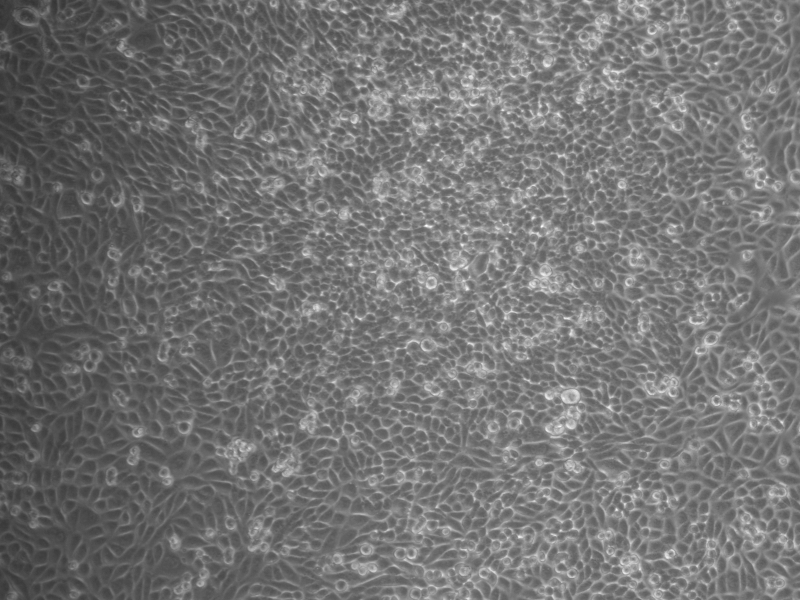
%> input picture Medical Imaging/Project/Overconfluent.tif, 800 x 600 px
$ octave 'MIMS Project RevB.m'   (GNU Octave 9; MATLAB toolbox functions it lacks are replaced by stand-ins)
%> lines starting %> are read from the running program, lines starting %| are printed output that depends on the picture; in (x1, y1, x2, y2) boxes, pixels count from 0 and x2, y2 are one past the last pixel; in counts of white or black regions, pixels touching at a corner belong together; the program's own positions count from 1
%% BME 4783 - Medical Imaging Modalities
%
%  Daniel Amante, Jarel Cohen, Robert MacGregor, Ashutosh Priyadarshy
%  University of Virginia
%  Spring 2011
%cell 1 = 148 cells
%cell 2 = 200-225 cells
%cell 3 = 103ish
clear all
close all
tic

%%% File loading
% Load an Image into a matrix I.
sample = imread('overconfluent.tif');
%> sample is the input picture: size 600x800 uint8; min 50, max 255, mean 114.6
originalSample = sample;


% originalSample = rgb2gray(sample);
% %Convert the Image to grayscale.
% sample = rgb2gray(sample);
h_sample = sample;
l_sample = sample;

%%% Conditioning parameters.
% Pixel Neighborhood Size for median filter.
nhood = [4 4];    % Note: change each iteration?
hhood = [16 2];
lhood = [2 16];
avg = 67;
stddev= 31;
circum = avg - stddev/4;
% No. times we will median and adaptive histogram filter succesively.
filterCycles = 4;
% Binary thresholding of the grayscale image.
gray2bin = 190;


% Perform the double filtration filterCycles times.
for cycle = 1:filterCycles
    disp(cycle)
    % Apply Median Filtration pixel-wise in a n'hood of dim nhood.
    medFiltLast = medfilt2(sample, nhood);
    h_medFiltLast = medfilt2(sample, hhood);
    l_medFiltLast = medfilt2(sample, lhood);
    % Apply Adaptive Histogram Equalization.
    adaptHistEqLast = adapthisteq(medFiltLast);
    h_adaptHistEqLast = adapthisteq(h_medFiltLast);
    l_adaptHistEqLast = adapthisteq(l_medFiltLast);
    % Set the twice filtered image to be equal to the sample.
    sample = adaptHistEqLast;
    h_sample = h_adaptHistEqLast;
    l_sample = l_adaptHistEqLast;

end
%> this loop made 4 passes
%> pass 1, `adaptHistEqLast = adapthisteq(medFiltLast);`:
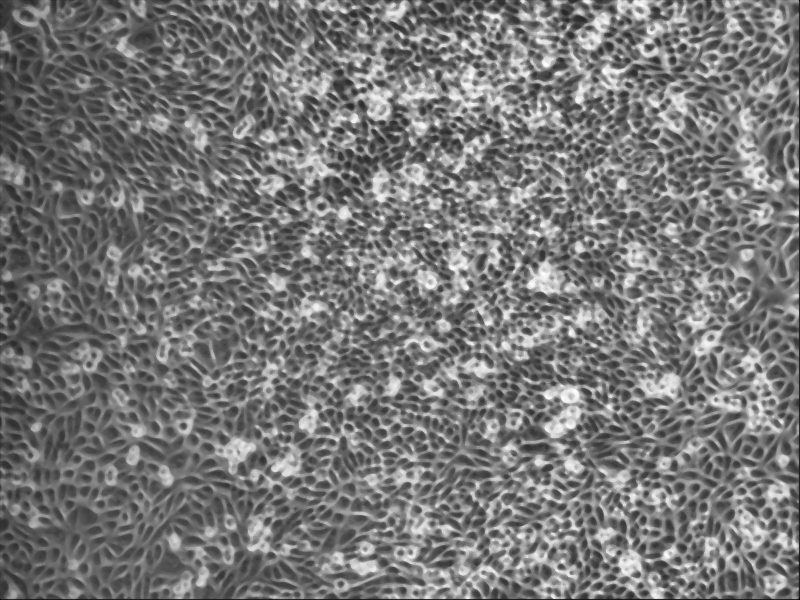
%> adaptHistEqLast: size 600x800 uint8; min 0, max 255, mean 119.5

% Create a black and white image from the grayscale image.
binSample = sample > gray2bin;
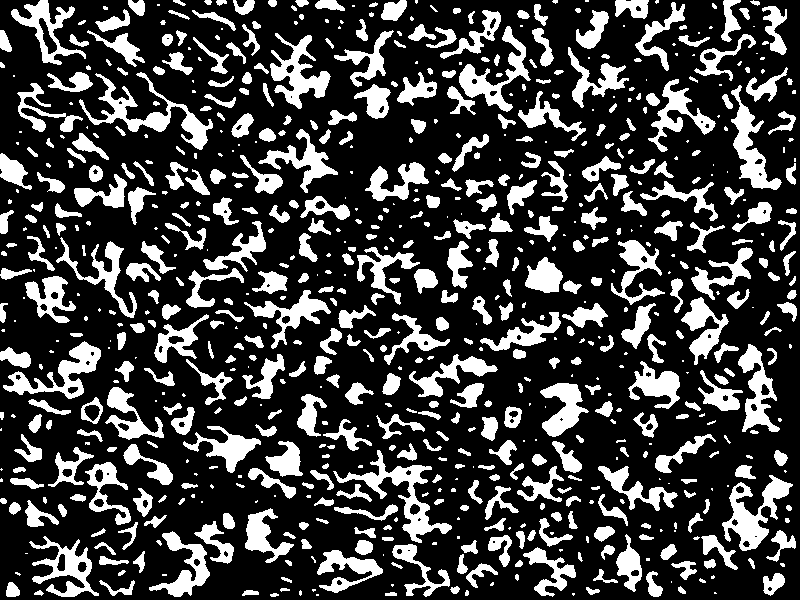
%> binSample: size 600x800 logical; 25.5% white; 746 white regions (246 under 20 px), largest, box (x1, y1, x2, y2) and area: (79, 72, 213, 150) 2275, (333, 450, 452, 543) 2194, (722, 475, 793, 551) 2039
h_binSample = h_sample > gray2bin;
%> h_binSample: size 600x800 logical; 25.4% white; 520 white regions (112 under 20 px), largest, box (x1, y1, x2, y2) and area: (257, 124, 331, 263) 3014, (685, 269, 740, 412) 2980, (384, 443, 430, 564) 2199
l_binSample = l_sample > gray2bin;
%> l_binSample: size 600x800 logical; 25.6% white; 482 white regions (90 under 20 px), largest, box (x1, y1, x2, y2) and area: (426, 11, 529, 114) 3524, (725, 75, 796, 189) 2551, (148, 513, 235, 597) 2412

% Median Filter the BinSample to remove speckling.
binSampleFiltered = medfilt2(binSample, nhood);
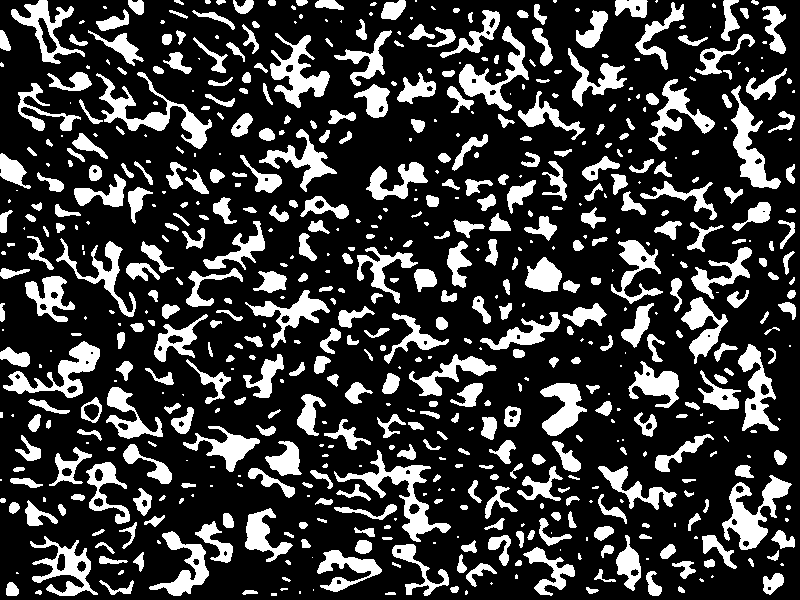
%> binSampleFiltered: size 600x800 logical; 23.5% white; 634 white regions (193 under 20 px), largest, box (x1, y1, x2, y2) and area: (334, 450, 451, 542) 2106, (96, 72, 212, 149) 2068, (722, 475, 792, 550) 1992
h_binSampleFiltered = medfilt2(h_binSample, hhood);
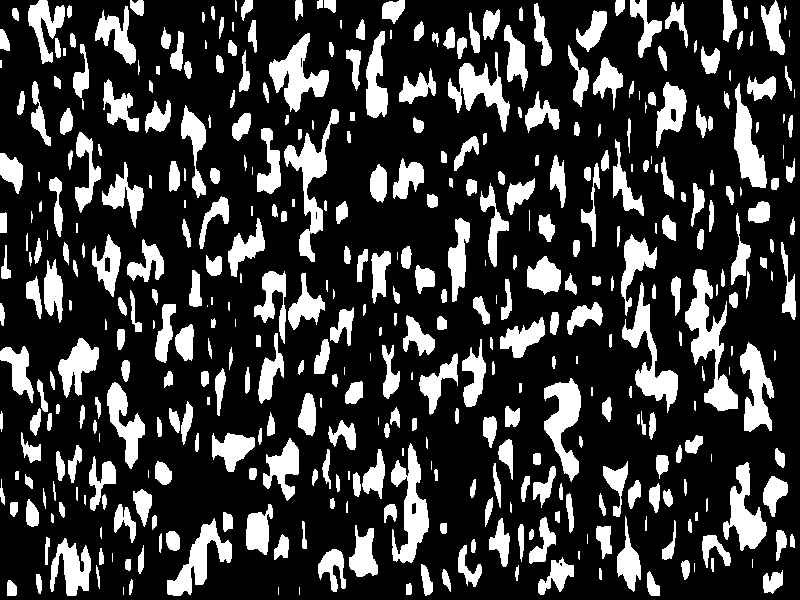
%> h_binSampleFiltered: size 600x800 logical; 23.3% white; 435 white regions (58 under 20 px), largest, box (x1, y1, x2, y2) and area: (685, 269, 738, 411) 2719, (284, 109, 339, 262) 2169, (391, 443, 429, 563) 2115
l_binSampleFiltered = medfilt2(l_binSample, lhood);
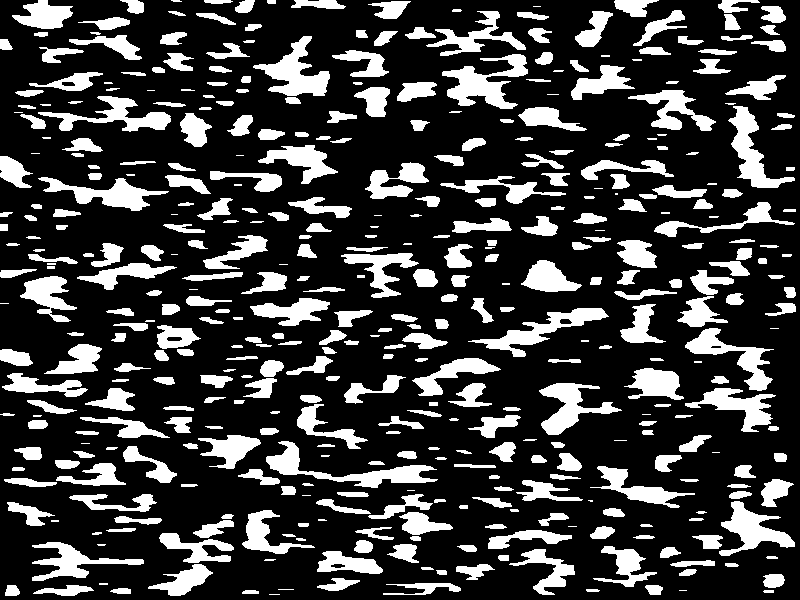
%> l_binSampleFiltered: size 600x800 logical; 23.7% white; 438 white regions (55 under 20 px), largest, box (x1, y1, x2, y2) and area: (442, 54, 528, 109) 2098, (266, 441, 438, 488) 2090, (253, 36, 330, 96) 1951

% Perform the Cell Counting.
figure(7)
%B = bwboundaries(binSampleFiltered);
B = bwboundaries(binSampleFiltered,'noholes');
%> B = 634 boundaries; largest, box (x1, y1, x2, y2) and points: (96, 72, 212, 149) 548, (334, 450, 451, 542) 490, (56, 238, 136, 317) 406, (30, 536, 98, 596) 403, (270, 33, 330, 108) 376
H = bwboundaries(h_binSampleFiltered,'noholes');
%> H = 435 boundaries; largest, box (x1, y1, x2, y2) and points: (685, 269, 738, 411) 499, (284, 109, 339, 262) 465, (622, 282, 678, 413) 422, (448, 52, 510, 132) 389, (391, 443, 429, 563) 386
L = bwboundaries(l_binSampleFiltered,'noholes');
%> L = 438 boundaries; largest, box (x1, y1, x2, y2) and points: (266, 441, 438, 488) 457, (442, 54, 528, 109) 437, (426, 11, 526, 56) 417, (38, 96, 171, 132) 408, (468, 308, 609, 357) 405
imshow(originalSample)
title('Original Image with "Found Cells" Overlaid');
hold on
toc

histdata=zeros(length(B),1);
twohistdata=zeros(length(B),1);
halfhistdata=zeros(length(B),1);
h_histdata=zeros(length(H),1);
l_histdata=zeros(length(L),1);
shorthistdata=zeros((2*length(B))+1,1);
for k = 1:length(B)
    boundary = B{k}; histdata(k)=length(boundary(:,1));
    plot(boundary(:,2), boundary(:,1), 'g', 'LineWidth', 0.4)
    if length(boundary(:,2)) > 0.5*circum;
        halfhistdata(k)=length(boundary(:,1));
        plot(boundary(:,2), boundary(:,1), 'm', 'LineWidth', 0.4)
    end
    if length(boundary(:,2)) > circum;
        plot(boundary(:,2), boundary(:,1), 'y', 'LineWidth', 0.4)
        shorthistdata(k) = length(boundary(:,1));
        if length(boundary(:,2)) > 2*avg;
            shorthistdata(k)=length(boundary(:,1))/2;
            shorthistdata(2*k)=length(boundary(:,1))/2;
            plot(boundary(:,2), boundary(:,1), 'y', 'LineWidth', 3)
        end
    end
    if length(boundary(:,2)) > 2*circum;
        twohistdata(k)=length(boundary(:,1));
        plot(boundary(:,2), boundary(:,1), 'c', 'LineWidth', 0.4)
    end

end
%> this loop made 634 passes
%> boundary on passes 9, 12, 23: [480 1; 480 2; 481 2; 481 1; 480 1], [330 3; 330 4; 331 4; 331 3; 330 3], [191 17; 191 18; 191 17]
%> after the loop, halfhistdata = 634 values, max 548 at index 78, min 0 at index 2, mean 44.88; histdata = 634 values, max 548 at index 78, min 2 at index 241, mean 52.73; shorthistdata = 1269 values, max 274 at index 78, min 0 at index 1, mean 17.67; twohistdata = 634 values, max 548 at index 78, min 0 at index 1, mean 25.13

for k = 1:length(H)
    boundary = H{k};
    if length(boundary(:,2)) > 1;
        h_histdata(k)=length(boundary(:,1));
        plot(boundary(:,2), boundary(:,1), 'r', 'LineWidth', 0.4)
    end
end
%> after the loop, h_histdata = 435 values, max 499 at index 374, min 3 at index 125, mean 69.34
for k = 1:length(L)
    boundary = L{k};
    if length(boundary(:,2)) > 1;
        l_histdata(k)=length(boundary(:,1));
        plot(boundary(:,2), boundary(:,1), 'b', 'LineWidth', 0.4)
    end
end
%> after the loop, l_histdata = 438 values, max 457 at index 168, min 7 at index 350, mean 75.26
halfhistdata=halfhistdata(halfhistdata~=0);
%> halfhistdata = 278 values, max 548 at index 38, min 30 at index 9, mean 102.3
shorthistdata=shorthistdata(shorthistdata~=0);
%> shorthistdata = 211 values, max 274 at index 31, min 60 at index 61, mean 106.3
twohistdata=twohistdata(twohistdata~=0);
%> twohistdata = 69 values, max 548 at index 12, min 119 at index 25, mean 230.9
h_histdata=h_histdata(h_histdata~=0);
l_histdata=l_histdata(l_histdata~=0);
text(10,10,strcat('\color{green}Initial Cell Count:',num2str(length(histdata))))
text(10,30,strcat('\color{yellow}Filtered Cell Count:',num2str(length(shorthistdata))))
text(10,50,strcat('\color{red}Vertical Cell Count:',num2str(length(h_histdata))))
text(10,70,strcat('\color{blue}Horizontal Cell Count:',num2str(length(l_histdata))))
text(10,90,strcat('\color{cyan}Double cutoff Cell Count:',num2str(length(twohistdata))))
text(10,110,strcat('\color{magenta}Half cutoff Cell Count:',num2str(length(halfhistdata))))
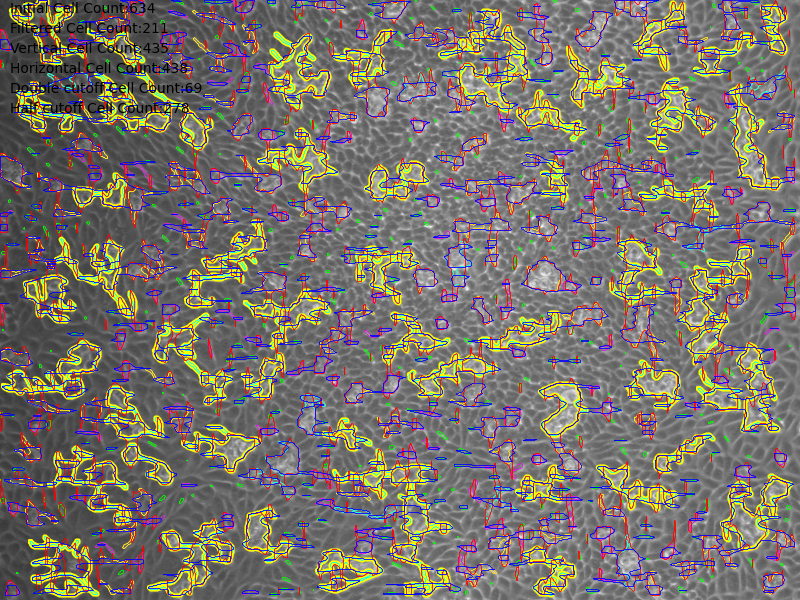
%> figure redrawn from the program's plot data; its title reads 'Original Image with "Found Cells" Overlaid'
figure(3);hold on;
subplot (6,1,1)
[y x] =hist(histdata,20);
%> y = 20 values, max 356 at index 1, min 0 at index 16, mean 31.7; x = 20 values from 15.65 to 534.4

bar(x,y,'g'); axis([0 max(histdata) 0 150]);
text(0.5*max(histdata),25,strcat('mean',num2str(mean(histdata))))
text(0.5*max(histdata),100,strcat('stddev',num2str(std(histdata))))
subplot (6,1,2)
[y x] =hist(halfhistdata,20);
%> y = 20 values, max 110 at index 1, min 0 at index 16, mean 13.9; x = 20 values from 42.95 to 535
bar(x,y,'m'); axis([0 max(histdata) 0 150]);
subplot (6,1,3)
[y x] =hist(shorthistdata,20);
%> y = 20 values, max 37 at index 2, min 0 at index 11, mean 10.55; x = 20 values from 65.35 to 268.6
bar(x,y,'y'); axis([0 max(histdata) 0 150]);
text(0.5*max(histdata),25,strcat('mean',num2str(mean(shorthistdata))))
text(0.5*max(histdata),100,strcat('stddev',num2str(std(shorthistdata))))
subplot (6,1,4)
[y x] =hist(twohistdata,20);
%> y = 20 values, max 11 at index 1, min 0 at index 11, mean 3.45; x = 20 values from 129.7 to 537.3
bar(x,y,'c'); axis([0 max(histdata) 0 150]);
subplot (6,1,5)
[y x] =hist(h_histdata,20);
%> y = 20 values, max 151 at index 2, min 0 at index 14, mean 21.75; x = 20 values from 15.4 to 486.6
bar(x,y,'r'); axis([0 max(histdata) 0 150]);
[y x] =hist(l_histdata,20);
%> y = 20 values, max 140 at index 1, min 0 at index 16, mean 21.9; x = 20 values from 18.25 to 445.8
subplot (6,1,6)
bar(x,y,'b'); axis([0 max(histdata) 0 150]);
%> after `axis([0 max(histdata) 0 150])`:
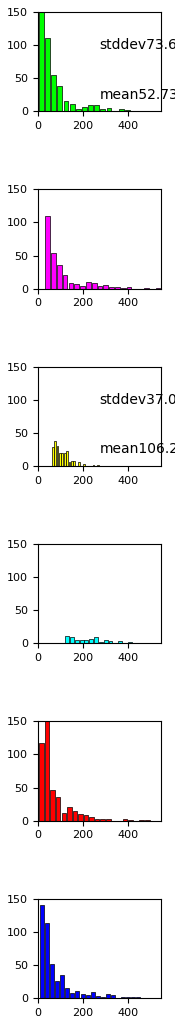
%> figure redrawn from the program's plot data, 6 panels; panel 1: tallest bar 356 high, from x = 4.73 to 26.57; panel 2: tallest bar 110 high, from x = 32.59 to 53.31; panel 3: tallest bar 37 high, from x = 71.77 to 80.33; panel 4: tallest bar 11 high, from x = 121.1 to 138.3

clearvars -except B H L histdata twohistdata halfhistdata  shorthistdata l_histdata h_histdata
